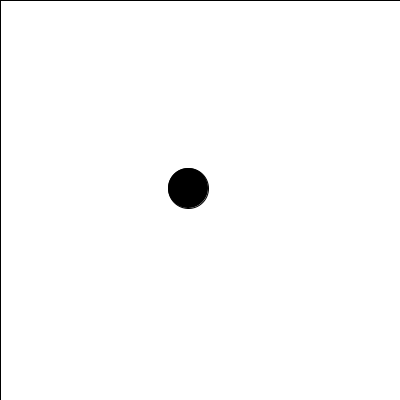
Frame 1 (no input)
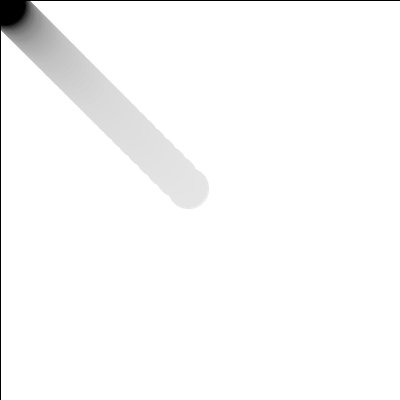
Frame 60 (the mouse pressed at the canvas centre just before this capture)
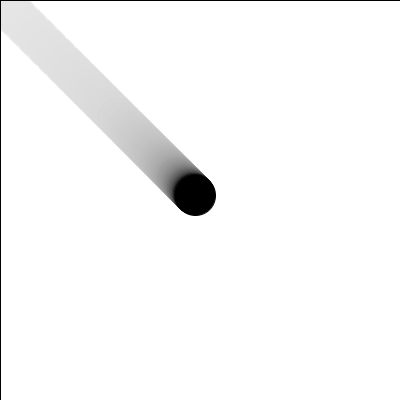
Frame 120 (the mouse held since frame 60 and released just before this capture)

The Processing sketch that drew these frames (run headless with seeded random() and noise(); from frame 60 on, the mouse is pressed at the canvas centre):

// Processing sketch: processing_153645
// ── processing_153645.pde

//jack lance jlance
//copyright
float ec=.06;
void setup()
{
  size(400,400);
  rectMode(CENTER);
  background(255,255);
}
float h=40;
float w=40;
float x=200;
float y=200;
void draw()
{
  fill(255,10);
  rect(width/2,height/2,width,height);
  float xi = (mouseX-x)*ec;
  float yi = (mouseY-y)*ec;
  x+=xi;
  y+=yi;
  fill(0);
  ellipse(x,y,h,w);
}
  
